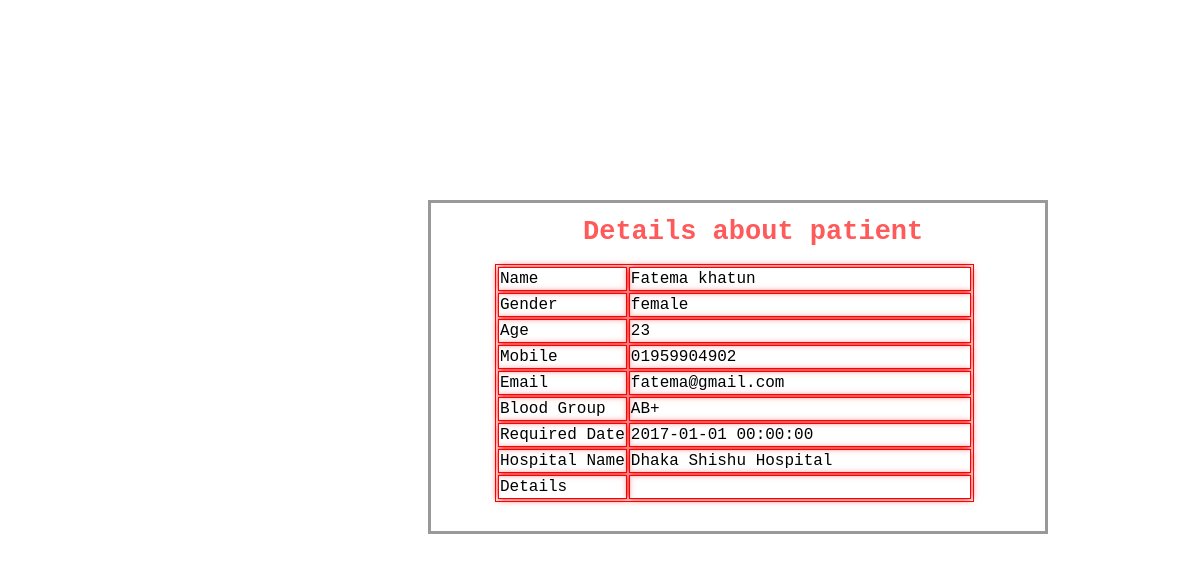
The page /details.php?q=14 on the database its author committed.
### tables this page shows
CREATE TABLE IF NOT EXISTS `requestes` (
  `req_id` int(100) NOT NULL,
  `name` varchar(100) NOT NULL,
  `gender` varchar(100) NOT NULL,
  `age` varchar(100) NOT NULL,
  `mobile` varchar(100) NOT NULL,
  `email` varchar(100) NOT NULL,
  `bgroup` varchar(100) NOT NULL,
  `reqdate` datetime NOT NULL,
  `detail` varchar(500) NOT NULL,
  `hospital_name` varchar(100) NOT NULL
);

### details.php (the view, shortened to what this page needs)
<?php
$cn = makeconnection();
$sql = "select * from requestes where req_id = '". $_REQUEST["q"]."' ";
$query = mysqli_query($cn,$sql);
$result = mysqli_fetch_array($query);
?>
<!DOCTYPE html>
<html>
<head>
	<link rel="stylesheet" href="css/details.css" type="text/css">
</head>
<body>
<div class="main">
<div class="details">
<h2>Details about patient</h2>
<table>
		<tr>
			<td>Name</td>
			<td id="sec"><?php echo $result[1]; ?></td>
		</tr>
		<tr>
			<td>Gender</td>
			<td><?php echo $result[2]; ?></td>
		</tr>
		<tr>
			<td>Age</td>
			<td><?php echo $result[3]; ?></td>
		</tr>
		<tr>
			<td>Mobile</td>
			<td><?php echo $result[4]; ?></td>
		</tr>
		<tr>
			<td>Email</td>
			<td><?php echo $result[5]; ?></td>
		</tr>
		<tr>
			<td>Blood Group</td>
			<td><?php echo $result[6]; ?></td>
		</tr>
		<tr>
			<td>Required Date</td>
			<td><?php echo $result[7]; ?></td>
		</tr>
		<tr>
			<td>Hospital Name</td>
			<td><?php echo $result[9]; ?></td>
		</tr>
		<tr>
			<td>Details</td>
			<td><?php echo $result[8]; ?></td>
		</tr>
</table>
</div>
</div>
</body>
</html>

### css/details.css (style rules this page uses)
* { margin:0, padding:0 }
body { font-family:Courier new; font-size:16px; line-height:20px; color: #000; }
.main { width:620px; margin:200px 420px auto; display:block;overflow:hidden; }
.details { border: 3px solid #999; padding: 29px 64px; }
.details h2 { color: #ff5a5a; font-size: 27px; margin-left: 88px; margin-top: -10px; width: 396px; }
.details table { border: 1px solid #FF0000; }
.details table tr { border: 1px solid #FF0000; }
.details table tr td { border: 1px solid #ff0000; box-shadow: 0px 0px 7px 0px #FF0000; }
#sec { width:338px; }

### rows shown on the page
requestes: name "Fatema khatun", gender "female", age "23", mobile "01959904902", email "fatema@gmail.com", bgroup "AB+", reqdate "2017-01-01 00:00:00", hospital_name "Dhaka Shishu Hospital"
